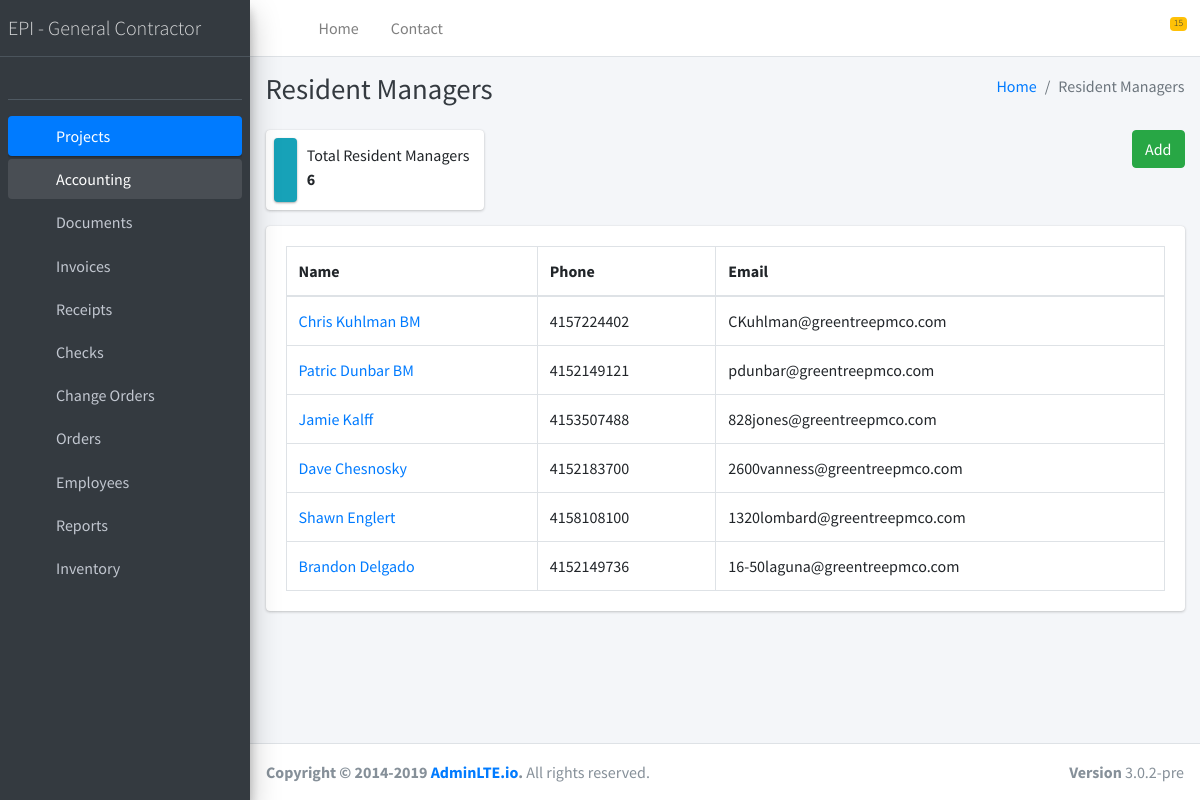
Page /resident_managers/ on the committed database.
### resident_managers/models.py (models this page shows, shortened)
class Resident_manager(models.Model):
    name = models.CharField(max_length=255)
    phone = models.CharField(max_length=255, blank=True)
    email = models.EmailField(blank=True)
    created_at = models.DateTimeField(auto_now=True)
    updated_at = models.DateTimeField(auto_now_add=True)
    class Meta:
        verbose_name = 'Resident Manager'
        verbose_name_plural = 'Resident Managers'

### resident_managers/views.py (the view)
def index(request, template_name='resident_managers/index.html'):
    list = Resident_manager.objects.filter()
    data = {}
    data['list'] = list
    return render(request, template_name, data)

### templates/resident_managers/index.html (shortened to what this page needs)
{% extends 'base.html' %}
{% load static %}
{% block content %}
  <div class="content-wrapper">
    <div class="content-header">
      <div class="container-fluid">
        <div class="row mb-2">
          <div class="col-sm-6">
            <h1 class="m-0 text-dark">Resident Managers</h1>
          </div>
          <div class="col-sm-6">
            <ol class="breadcrumb float-sm-right">
              <li class="breadcrumb-item"><a href="#">Home</a></li>
              <li class="breadcrumb-item active">Resident Managers</li>
            </ol>
          </div>
        </div>
      </div>
    </div>
    <section class="content">
      <div class="container-fluid">
        <div class="row">
          <div class="col-12 col-sm-6 col-md-3">
            <div class="info-box">
              <span class="info-box-icon bg-info elevation-1"><i class="far fa-money-bill-alt"></i></span>
              <div class="info-box-content">
                <span class="info-box-text">Total Resident Managers</span>
                <span class="info-box-number">
                    {{ list.count }}
                </span>
              </div>
            </div>
          </div>
            <div class="col-12 col-sm-6 col-md-3 offset-md-6 text-right">
                <a href="{% url 'resident_manager_create' %}" class="btn btn-success">Add</a>
            </div>
        </div>
          <div class="row">
          <div class="col-12">
          <div class="card">
              <div class="card-body">
                <table id="inspection_table" class="table table-bordered table-condensed">
                  <thead>
                    <tr>
                        <th>Name</th>
                        <th>Phone</th>
                        <th>Email</th>
                    </tr>
                  </thead>
                  <tbody>
                    {% for item in list %}
                    <tr>
                        <td><a href="{% url 'resident_manager_read' item.id %}">{{ item.name }}</a></td>
                        <td>{{ item.phone }}</td>
                        <td>{{ item.email }}</td>
                    </tr>
                  {% endfor %}
                  </tbody>
                </table>
              </div>
            </div>
          </div>
        </div>
      </div>
    </section>
  </div>
{% endblock content %}

### rows in the picture
Resident_manager: name "Chris Kuhlman BM", phone "4157224402", email "CKuhlman@greentreepmco.com"
Resident_manager: name "Patric Dunbar BM", phone "4152149121", email "pdunbar@greentreepmco.com"
Resident_manager: name "Jamie Kalff", phone "4153507488", email "828jones@greentreepmco.com"
Resident_manager: name "Dave Chesnosky", phone "4152183700", email "2600vanness@greentreepmco.com"
Resident_manager: name "Shawn Englert", phone "4158108100", email "1320lombard@greentreepmco.com"
Resident_manager: name "Brandon Delgado", phone "4152149736", email "16-50laguna@greentreepmco.com"

### other values in the picture
{{ list.count }} "6"
